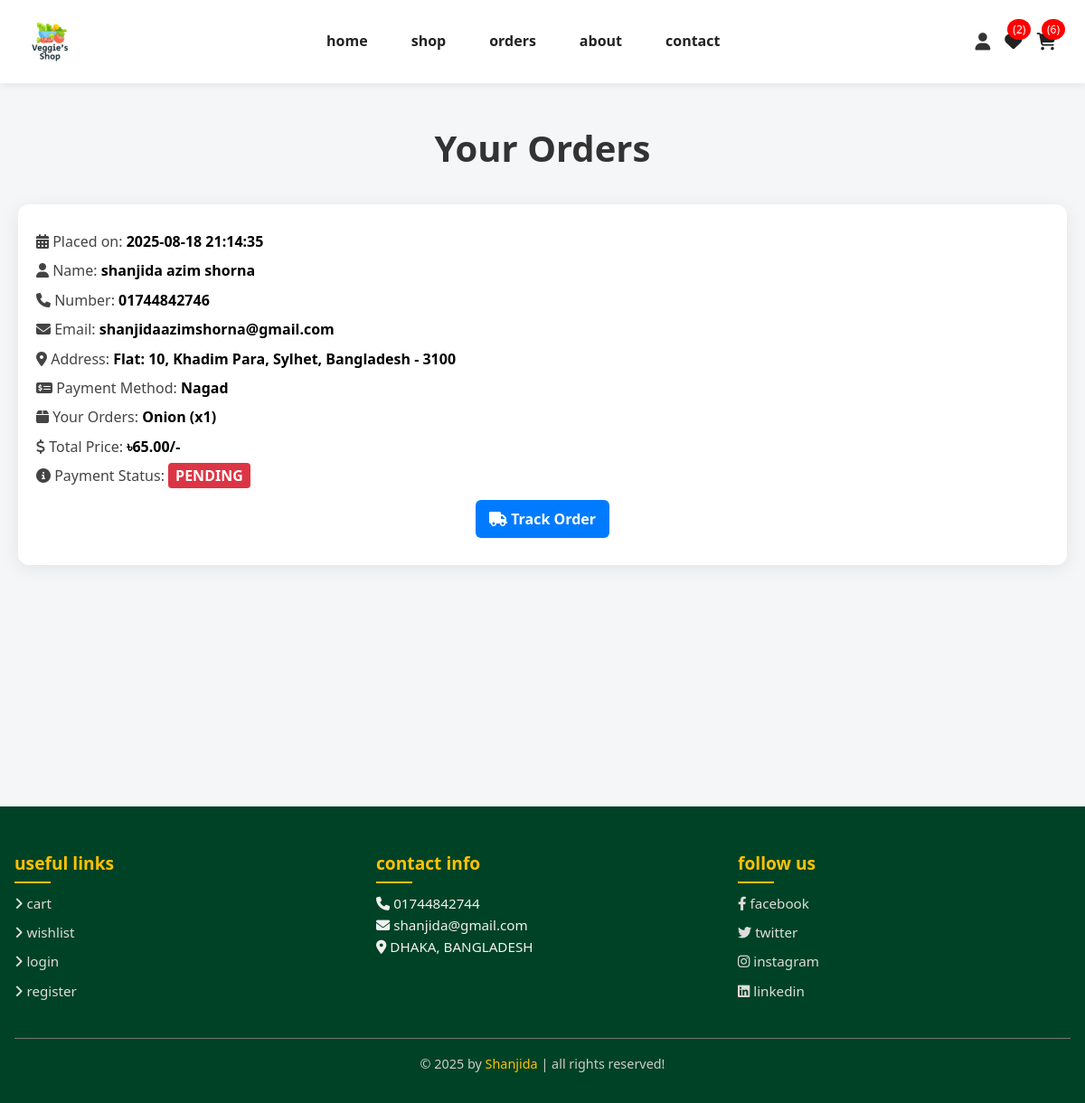
The app's page /orders.php (signed in), older data.
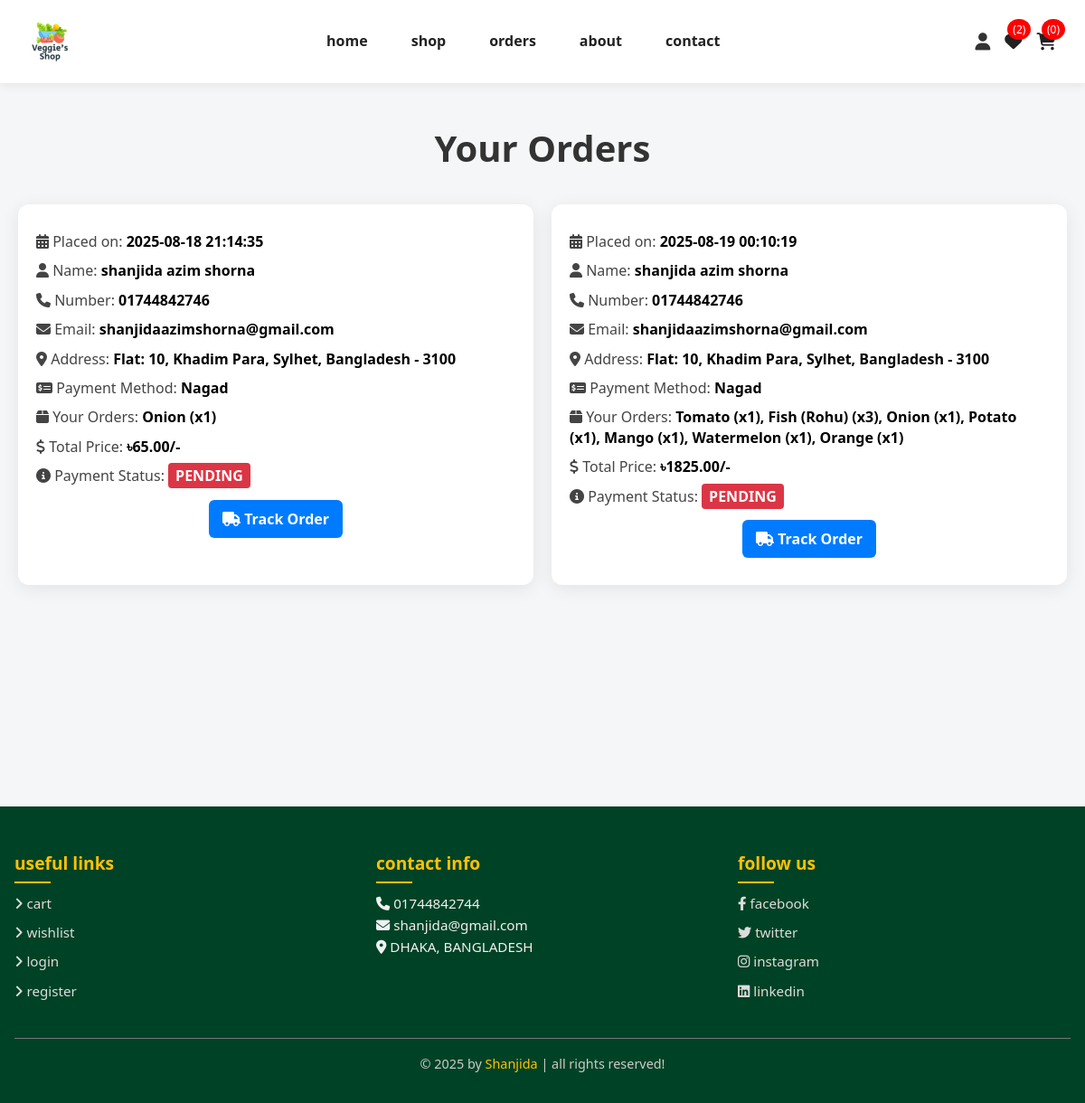
The same page, newer data.
### tables this page shows
CREATE TABLE `orders` (
  `id` int(11) NOT NULL,
  `user_id` int(11) NOT NULL,
  `name` varchar(100) NOT NULL,
  `email` varchar(100) NOT NULL,
  `number` varchar(20) DEFAULT NULL,
  `address` text DEFAULT NULL,
  `total_products` text NOT NULL,
  `total_price` decimal(10,2) NOT NULL,
  `method` varchar(50) NOT NULL,
  `payment_status` enum('pending','completed','return') NOT NULL DEFAULT 'pending',
  `placed_on` datetime NOT NULL DEFAULT current_timestamp()
);

### orders.php (the view, shortened to what this page needs)
<?php
@include 'config.php';
$user_id = $_SESSION['user_id'];
?>
<!DOCTYPE html>
<html lang="en">
<head>
   <link rel="stylesheet" href="https://cdnjs.cloudflare.com/ajax/libs/font-awesome/6.1.1/css/all.min.css">
   <link rel="stylesheet" href="css/home.css">
</head>
<body>
<?php include 'header.php'; ?>
<section class="placed-orders">
   <h1 class="title">Your Orders</h1>
   <div class="box-container">
      <?php
         $select_orders = $conn->prepare("SELECT * FROM `orders` WHERE user_id = ?");
         $select_orders->execute([$user_id]);
         if($select_orders->rowCount() > 0){
            while($fetch_orders = $select_orders->fetch(PDO::FETCH_ASSOC)){
               $statusClass = $fetch_orders['payment_status'] == 'pending' ? 'pending' : 'completed';
      ?>
      <div class="box">
         <p><i class="fas fa-calendar-alt"></i> Placed on: <span><?= $fetch_orders['placed_on']; ?></span></p>
         <p><i class="fas fa-user"></i> Name: <span><?= $fetch_orders['name']; ?></span></p>
         <p><i class="fas fa-phone"></i> Number: <span><?= $fetch_orders['number']; ?></span></p>
         <p><i class="fas fa-envelope"></i> Email: <span><?= $fetch_orders['email']; ?></span></p>
         <p><i class="fas fa-map-marker-alt"></i> Address: <span><?= $fetch_orders['address']; ?></span></p>
         <p><i class="fas fa-money-check-alt"></i> Payment Method: <span><?= $fetch_orders['method']; ?></span></p>
         <p><i class="fas fa-box"></i> Your Orders: <span><?= $fetch_orders['total_products']; ?></span></p>
         <p><i class="fas fa-dollar-sign"></i> Total Price: <span>৳<?= $fetch_orders['total_price']; ?>/-</span></p>
         <p><i class="fas fa-info-circle"></i> Payment Status:
   <span class="status <?= $statusClass ?>"><?= $fetch_orders['payment_status']; ?></span>
</p>
<p style="text-align:center; margin-top:15px;">
   <a href="track_order.php?order_id=<?= $fetch_orders['id']; ?>"
      class="btn"
      style="display:inline-block; padding:10px 15px; background:#007bff; color:#fff; border-radius:6px; text-decoration:none; font-weight:600;">
      <i class="fas fa-truck"></i> Track Order
   </a>
</p>
      </div>
      <?php
            }
         } else {
            echo '<p class="empty">No orders placed yet!</p>';
         }
      ?>
   </div>
</section>
<?php include 'footer.php'; ?>
</body>
</html>

### header.php (shortened to what this page needs)
<header class="header">
   <div class="flex">
      <img src="uploaded_img/logo.png" class="logo" alt="">
      <nav class="navbar">
         <a href="home.php">home</a>
         <a href="shop.php">shop</a>
         <a href="orders.php">orders</a>
         <a href="about.php">about</a>
         <a href="contact.php">contact</a>
      </nav>
      <div class="icons">
         <div id="user-btn" class="fas fa-user"></div>
         <?php
            $count_cart_items = $conn->prepare("SELECT * FROM `cart` WHERE user_id = ?");
            $count_cart_items->execute([$user_id]);
            $count_wishlist_items = $conn->prepare("SELECT * FROM `wishlist` WHERE user_id = ?");
            $count_wishlist_items->execute([$user_id]);
         ?>
         <a href="wishlist.php"><i class="fas fa-heart"></i><span>(<?= $count_wishlist_items->rowCount(); ?>)</span></a>
         <a href="cart.php"><i class="fas fa-shopping-cart"></i><span>(<?= $count_cart_items->rowCount(); ?>)</span></a>
      </div>
   </div>
</header>

Row changes from the older to the newer data that the page shows:
added orders: placed_on "2025-08-19 00:10:19", name "shanjida azim shorna", number "01744842746", email "shanjidaazimshorna@gmail.com", address "Flat: 10, Khadim Para, Sylhet, Bangladesh - 3100", method "Nagad", total_products "Tomato (x1), Fish (Rohu) (x3), Onion (x1), Potato (x1), Mango (x1), Watermelon (x1), Orange (x1)", total_price "1825.00", payment_status "PENDING"
Text that changed along with them:
$count_cart_items->rowCount(): "6" → "0"
